Frame 1 (no input): blank canvas, image omitted
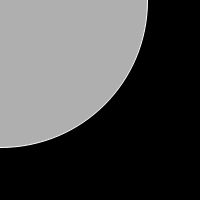
Frame 60 (the mouse pressed at the canvas centre just before this capture)
Frame 120 (the mouse held since frame 60 and released just before this capture): blank canvas, image omitted

The Processing sketch that drew this single still picture (run headless with seeded random() and noise(); from frame 60 on, the mouse is pressed at the canvas centre):

// Processing sketch: processing_110615
// ── processing_110615.pde

// Exercise 4-3. Growing circle.

int circleSize = 0;
int growthRate = 5;
int circleX = 100;
int circleY = 100;

void setup() {
  size(200, 200);
}

void draw() {
  background(0);
  stroke(255);
  fill(175);
  ellipse(mouseX, mouseY, circleSize, circleSize);
  circleSize += growthRate;
}
